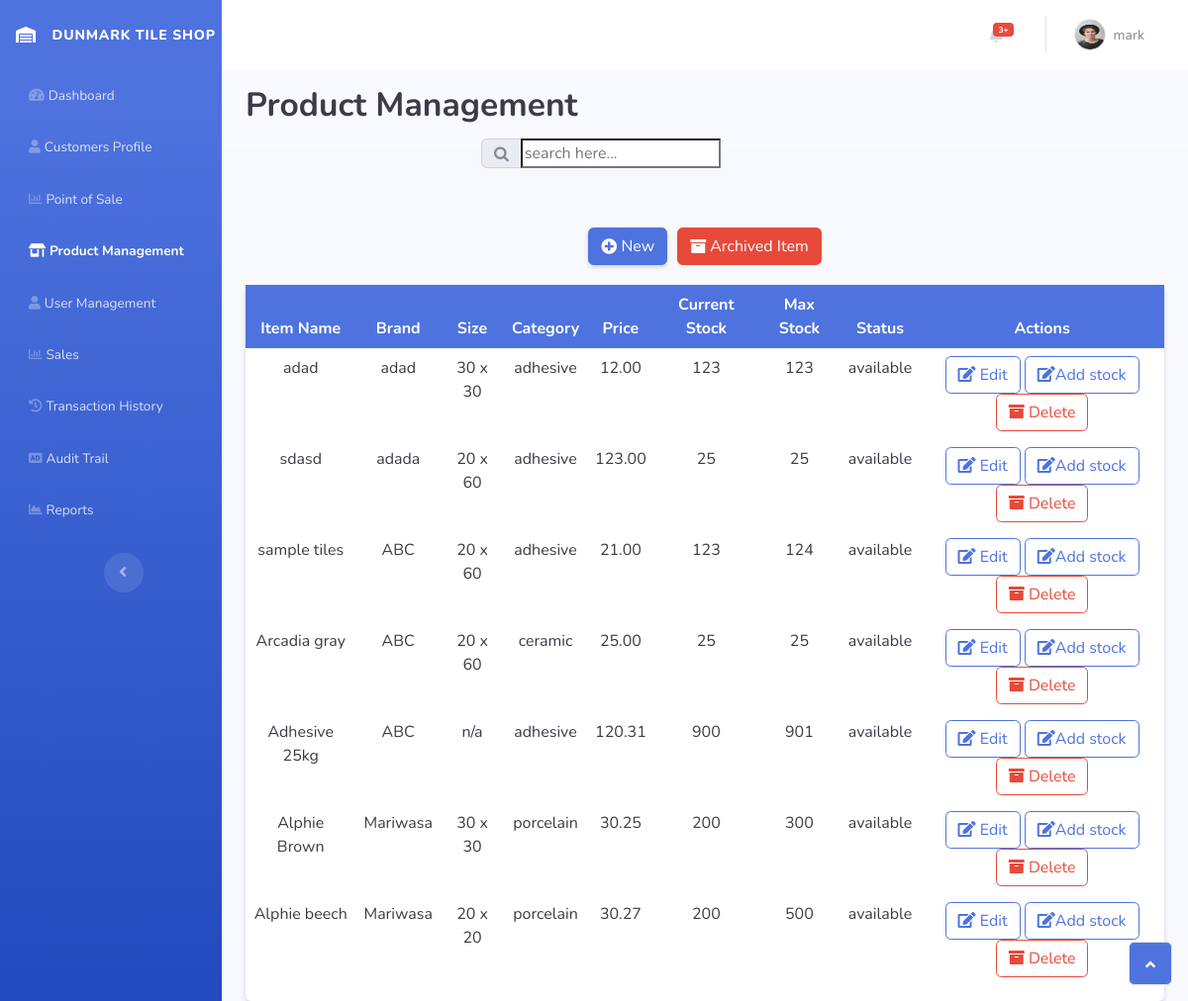
Before: /ProductManagement/products/ (signed in) with the older database file.
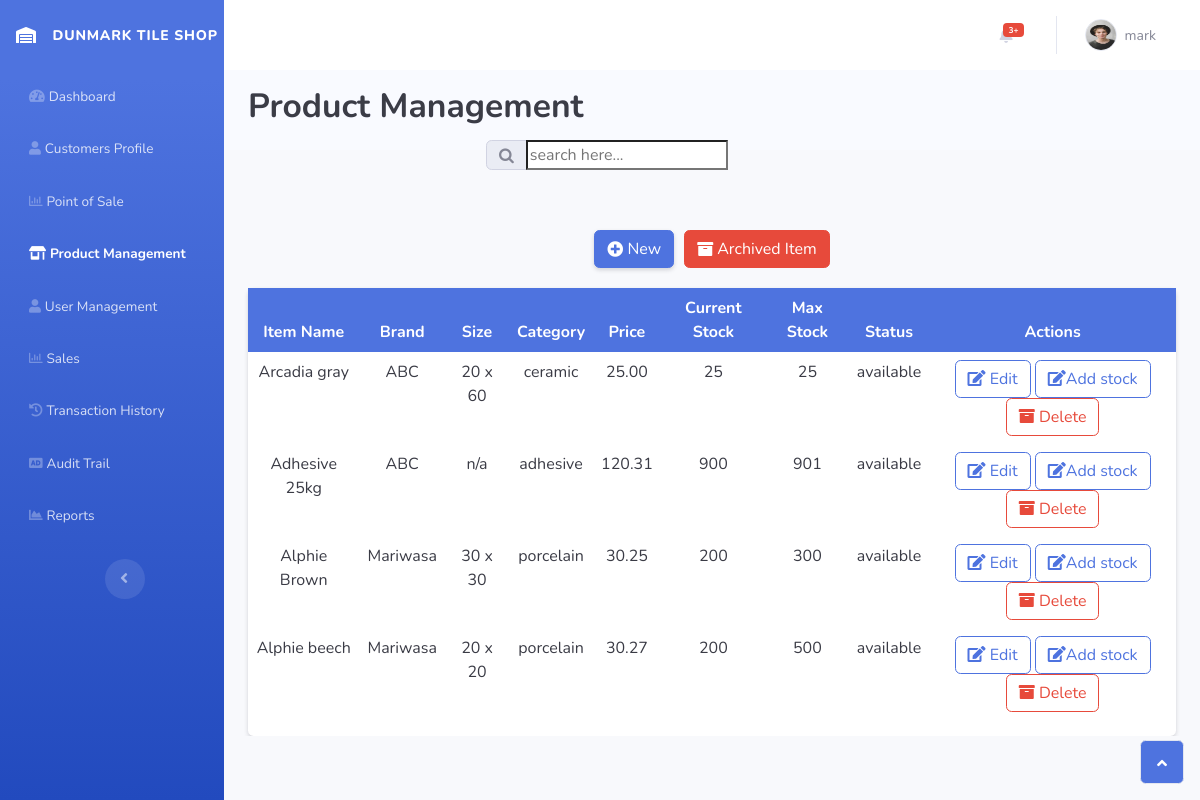
After: the same page with the newer database file.
### ProductManagement/models.py (models this page shows)
class Product_crud(models.Model):
  sizes = (
    ('20 x 20','20 x 20'),
    ('20 x 60','20 x 60'),
    ('30 x 30','30 x 30'),
    ('30 x 60','30 x 60'),
    ('40 x 40','40 x 40'),
    ('60 x 30','60 x 30'),
    ('n/a','N/A')
)
  categories = (
    ('adhesive','Adhesive'),
    ('porcelain','Porcelain'),
    ('ceramic','Ceramic'),
    ('skimcoat','Skimcoat'),
    ('sanitaryware ','Sanitary ware')
)
  status = (
    ('available','Available'),
    ('notavailable','Not Available'),
  )
  ItemName = models.CharField(max_length=50,null=False)
  Brand = models.CharField(max_length=50,null=False)
  Sizes = models.CharField(max_length=50,choices=sizes,null=True,default='12 x 30')
  Category  = models.CharField( max_length=50,choices=categories,default='Adhesive',null=False)
  Price = models.DecimalField(max_digits=5,decimal_places=2,null=False,)
  Current_Stock = models.IntegerField(null=False)
  Max_Stock = models.IntegerField(null=False)
  Status = models.CharField(max_length=50,null=False,choices=status)
  Image  = models.ImageField(upload_to='product/',null=True,blank=True)
  Date_Added = models.DateTimeField(default=timezone.now)

### ProductManagement/views.py (the view, shortened to what this page needs)
# urls.py: path('products/',views.products,name='product_list'),
@login_required()
def products(request):
    all_products = Product_crudForm()
    return render(request,'Productmanagement/product_management.html',{'all_products':all_products,'archive':product_archive.objects.all(),'display_product':Product_crud.objects.all(),'display_product':Product_crud.objects.order_by('-id')})

### ProductManagement/forms.py (shortened to what this page needs)
class Product_crudForm(forms.ModelForm):
    class Meta:
        model = Product_crud
        fields = ('ItemName','Brand','Category','Sizes','Price','Current_Stock','Max_Stock','Status','Image')
        widgets  = {
            'ItemName':TextInput(attrs={'class':'form-control'}),'Brand':TextInput(attrs={'class':'form-control'}),
            'Sizes':Select(attrs={'class':'form-select'}),'Category':Select(attrs={'class':'form-select','required':'required'}),
            'Price':NumberInput(attrs={'class':'form-control'}),'Current_Stock':NumberInput(attrs={'class':'form-control'}),
            'Max_Stock':NumberInput(attrs={'class':'form-control'}),'Status':Select(attrs={'class':'form-select'}),'Image':FileInput(attrs={'class':'form-control'})
        }

### templates/Productmanagement/product_management.html (shortened to what the changed rows need)
 {% extends 'maintemp/base_d.html' %}
 {%block content%}
<div id="wrapper">
    <div class="d-flex flex-column" id="content-wrapper">
        <div id="content">
            <div class="container-fluid " style="margin-top: 20px; "  id="search-results">
                <div class="table-responsive-sm text-center d-flex flex-shrink-0 justify-content-center align-items-center align-content-center align-self-center shadow-sm rounded-2 " style="background: #ffff;position: static; ">
                    <table class="table table-hover table-borderless rounded-2 " >
                        <thead class="rounded-2 ">
                            <tr>
                                <th class="text-bg-primary" style="background: #4072C9; ">Item Name</th>
                                <th class="text-bg-primary" style="background: #4072C9; ">Brand</th>
                                <th class="text-bg-primary" style="background: #4072C9; ">Size</th>
                                <th class="text-bg-primary" style="background: #4072C9; ">Category</th>
                                <th class="text-bg-primary" style="background: #4072C9; ">Price</th>
                                <th class="text-bg-primary" style="background: #4072C9; ">Current Stock</th>
                                <th class="text-bg-primary" style="background: #4072C9; "> Max Stock</th>
                                <th class="text-bg-primary" style="background: #4072C9; "> Status</th>
                                <th class="text-center text-bg-primary " style="background: #4045b0; ">Actions</th>
                            </tr>
                        </thead>
                        <tbody>
                            {% for i in display_product %}
                            <tr>
                                <td class="text-dark ">{{i.ItemName}}</td>
                                <td class="text-dark ">{{i.Brand}}</td>
                                <td class="text-dark ">{{i.Sizes}}</td>
                                <td class="text-dark ">{{i.Category}}</td>
                                <td class="text-dark ">{{i.Price}}</td>
                                <td class="text-dark ">{{i.Current_Stock}}</td>
                                <td class="text-dark ">{{i.Max_Stock}}</td>
                                <td class="text-dark ">{{i.Status}}</td>
                                <td>
                                    <a href="{% url 'product_edit' i.pk %} " class="btn btn-outline-primary " data-bss-hover-animate="pulse " type="button "><i class="fas fa-edit "></i> Edit</a>
                                    <a href="{% url 'add_stock' i.pk%} " class="btn btn-outline-primary " data-bss-hover-animate="pulse " type="button "><i class="fas fa-edit "></i>Add stock</a>
                                    <a href="{% url 'product_del' i.pk %} " class="btn btn-outline-danger " data-bss-hover-animate="pulse " type="button "><i class="fas fa-archive "></i>  Delete</a>
                                </td>
                                {% empty %}
                                <p>no resutls</p>
                            </tr>
                            {% endfor %}
                        </tbody>
                    </table>
                </div>
            </div>
        </div>
    </div><a class="border rounded d-inline scroll-to-top " href="#page-top " style="background: rgb(78,115,223); "></a>
</div>
{% endblock content %}

Changed rows visible on the page:
removed Product_crud: ItemName "adad", Brand "adad", Sizes "30 x 30", Category "adhesive", Price "12.00", Current_Stock "123", Max_Stock "123", Status "available"
removed Product_crud: ItemName "sdasd", Brand "adada", Sizes "20 x 60", Category "adhesive", Price "123.00", Current_Stock "25", Max_Stock "25", Status "available"
removed Product_crud: ItemName "sample tiles", Brand "ABC", Sizes "20 x 60", Category "adhesive", Price "21.00", Current_Stock "123", Max_Stock "124", Status "available"
